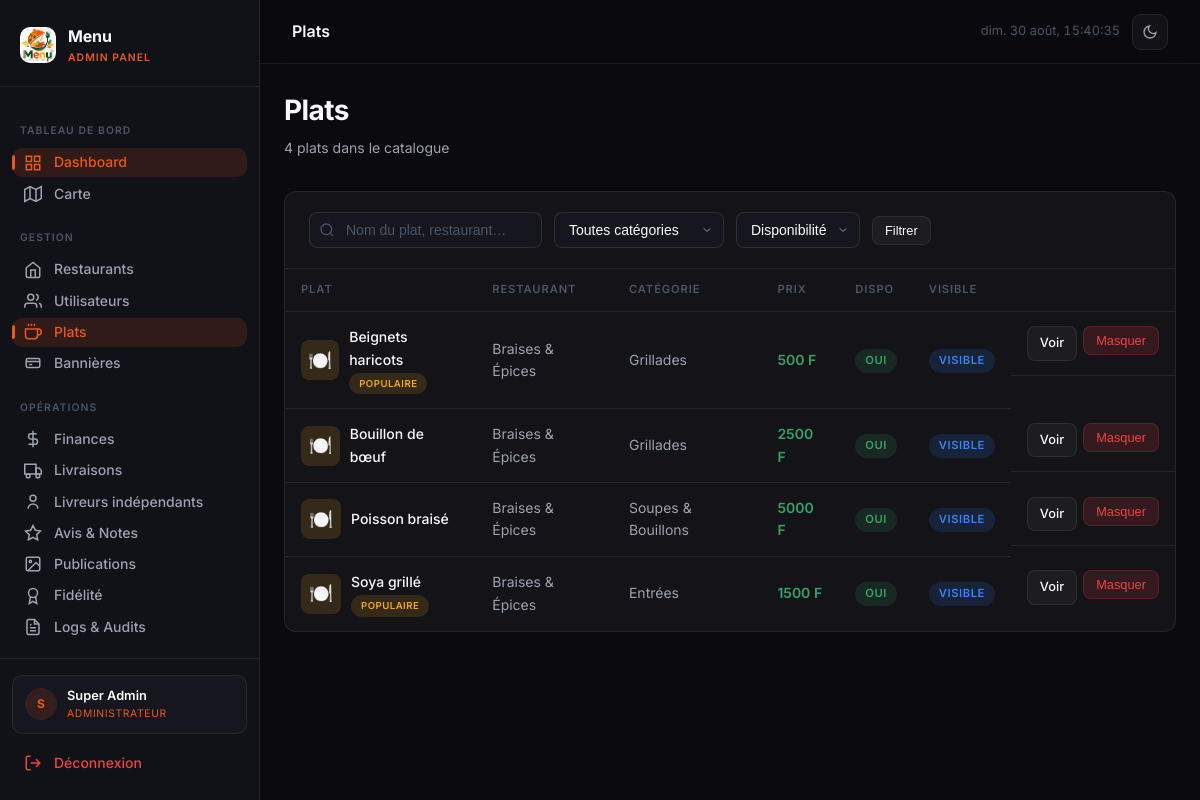
Page /admin-panel/dishes/?restaurant=7 (signed in) on the earlier database version.
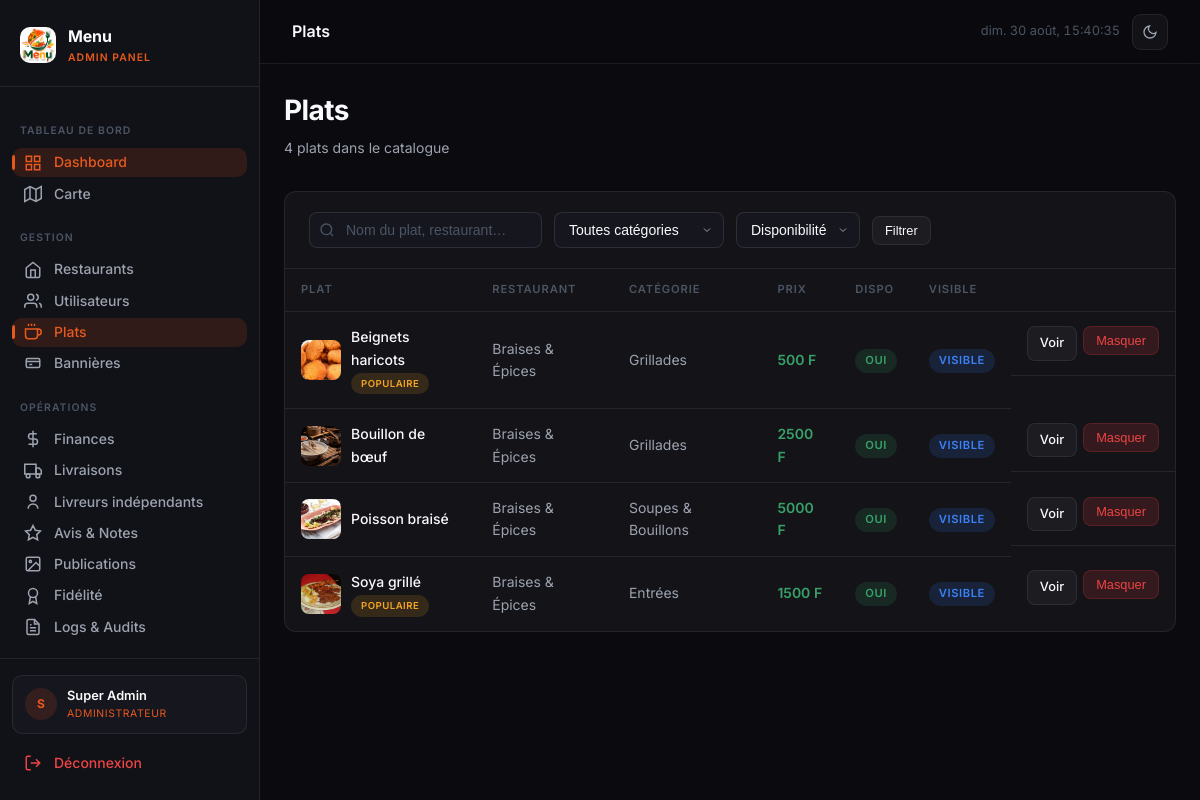
Same page on the later database version.
### core/models.py (models this page shows, shortened)
class Plat(ApercuMixin, models.Model):
    restaurant = models.ForeignKey(RestaurantProfile, on_delete=models.CASCADE, related_name='plats')
    categorie = models.ForeignKey(Categorie, on_delete=models.SET_NULL, null=True, blank=True)
    nom = models.CharField(max_length=200)
    description = models.TextField(blank=True)
    prix = models.DecimalField(max_digits=10, decimal_places=0)
    frais_livraison = models.DecimalField(max_digits=10, decimal_places=0, default=500)
    image = models.ImageField(upload_to='plats/', blank=True, null=True)
    is_available = models.BooleanField(default=True)
    is_popular = models.BooleanField(default=False)
    is_featured = models.BooleanField(default=False)
    is_visible = models.BooleanField(default=True)
    plat_du_jour_le = models.DateField(null=True, blank=True)
    allergies = models.CharField(max_length=300, blank=True)
    ingredients = models.TextField(blank=True)
    created_at = models.DateTimeField(auto_now_add=True)
    class Meta:
        verbose_name = 'Plat'
        verbose_name_plural = 'Plats'

class RestaurantProfile(models.Model):
    user = models.OneToOneField(User, on_delete=models.CASCADE, related_name='restaurant_profile')
    nom = models.CharField(max_length=200)
    description = models.TextField(blank=True)
    adresse = models.CharField(max_length=300)
    ville = models.CharField(max_length=100)
    pays = models.CharField(max_length=100, default='Cameroun')
    latitude = models.DecimalField(max_digits=9, decimal_places=6, null=True, blank=True)
    longitude = models.DecimalField(max_digits=9, decimal_places=6, null=True, blank=True)
    logo = models.ImageField(upload_to='restaurants/logos/', blank=True, null=True)
    cover_image = models.ImageField(upload_to='restaurants/covers/', blank=True, null=True)
    commission_rate = models.DecimalField(max_digits=5, decimal_places=2, default=10.00)
    is_verified = models.BooleanField(default=False)
    is_open = models.BooleanField(default=True)
    temps_livraison_moyen = models.PositiveIntegerField(default=30)
    frais_livraison = models.DecimalField(max_digits=10, decimal_places=0, default=500)
    prix_reservation = models.DecimalField(max_digits=10, decimal_places=0, default=5000)
    note_cache = models.DecimalField(max_digits=3, decimal_places=1, default=0)
    created_at = models.DateTimeField(auto_now_add=True)
    class Meta:
        verbose_name = 'Profil Restaurant'
        verbose_name_plural = 'Profils Restaurants'

class Categorie(models.Model):
    nom = models.CharField(max_length=100)
    description = models.TextField(blank=True)
    icone = models.CharField(max_length=50, blank=True)
    class Meta:
        verbose_name = 'Catégorie'
        verbose_name_plural = 'Catégories'

### core/views/dashboard.py (the view)
    def wrapper(request, *args, **kwargs):
        if not request.user.is_authenticated or request.user.role != 'admin':
            return redirect('core:login')
        return view_func(request, *args, **kwargs)

### core/views/dashboard.py (called while the page is built)
def admin_required(view_func):
    def wrapper(request, *args, **kwargs):
        if not request.user.is_authenticated or request.user.role != 'admin':
            return redirect('core:login')
        return view_func(request, *args, **kwargs)
    return wrapper

### templates/admin_panel/dishes/list.html (shortened to what this page needs)
{% extends 'base.html' %}
{% block topbar_title %}Plats{% endblock %}
{% block content %}
<div class="page-header anim-fade-up">
  <div>
    <h1 class="page-title">Plats</h1>
    <p class="page-subtitle">{{ page_obj.paginator.count }} plat{{ page_obj.paginator.count|pluralize }} dans le catalogue</p>
  </div>
</div>
<div class="table-wrapper">
  <div class="table-header">
    <form method="get" class="filter-bar" style="flex:1;">
      <div class="input-search-wrapper">
        <input type="text" name="q" value="{{ q }}" placeholder="Nom du plat, restaurant…" class="input-search">
      </div>
      <select name="categorie" class="input-select" onchange="this.form.submit()">
        <option value="">Toutes catégories</option>
      </select>
      <select name="dispo" class="input-select" onchange="this.form.submit()">
        <option value="">Disponibilité</option>
      </select>
      <button type="submit" class="btn btn-secondary btn-sm">Filtrer</button>
    </form>
  </div>
  {% if page_obj %}
  <table>
    <thead><tr><th>Plat</th><th>Restaurant</th><th>Catégorie</th><th>Prix</th><th>Dispo</th><th>Visible</th><th></th></tr></thead>
    <tbody>
      {% for plat in page_obj %}
      <tr class="anim-fade-up" style="animation-delay:{{ forloop.counter0 }}0ms;">
        <td>
          <div style="display:flex;align-items:center;gap:10px;">
            {% if plat.image %}<img src="{{ plat.image.url }}" style="width:40px;height:40px;border-radius:8px;object-fit:cover;">
            {% else %}<div style="width:40px;height:40px;border-radius:8px;background:var(--accent-amber-dim);display:flex;align-items:center;justify-content:center;font-size:1.2rem;">🍽️</div>{% endif %}
            <div>
              <div style="color:var(--text-primary);font-weight:500;">{{ plat.nom }}</div>
              {% if plat.is_popular %}<span class="badge badge-amber" style="font-size:0.6rem;">Populaire</span>{% endif %}
            </div>
          </div>
        </td>
        <td>{{ plat.restaurant.nom }}</td>
        <td>{{ plat.categorie.nom|default:"—" }}</td>
        <td style="color:var(--accent-green);font-weight:600;">{{ plat.prix|floatformat:0 }} F</td>
        <td>{% if plat.is_available %}<span class="badge badge-green">Oui</span>{% else %}<span class="badge badge-red">Non</span>{% endif %}</td>
        <td>{% if plat.is_visible %}<span class="badge badge-blue">Visible</span>{% else %}<span class="badge badge-gray">Masqué</span>{% endif %}</td>
        <td style="display:flex;gap:6px;">
          <a href="{% url 'core:dish_detail' plat.pk %}" class="btn btn-secondary btn-sm">Voir</a>
          <form method="post" action="{% url 'core:dish_toggle' plat.pk %}">{% csrf_token %}
            <button class="btn {% if plat.is_visible %}btn-danger{% else %}btn-amber{% endif %} btn-sm">{% if plat.is_visible %}Masquer{% else %}Afficher{% endif %}</button>
          </form>
        </td>
      </tr>
      {% endfor %}
    </tbody>
  </table>
  {% else %}
  <div class="empty-state"><svg viewBox="0 0 24 24" fill="none" stroke="currentColor" stroke-width="1.5"><path d="M18 8h1a4 4 0 0 1 0 8h-1"/><path d="M2 8h16v9a4 4 0 0 1-4 4H6a4 4 0 0 1-4-4V8z"/></svg><p>Aucun plat trouvé</p></div>
  {% endif %}
</div>
{% endblock %}

Differences in the rows shown:
changed Plat "Beignets haricots": image: picture added; no longer shows "🍽️"
changed Plat "Bouillon de bœuf": image: picture added; no longer shows "🍽️"
changed Plat "Poisson braisé": image: picture added; no longer shows "🍽️"
changed Plat "Soya grillé": image: picture added; no longer shows "🍽️"
